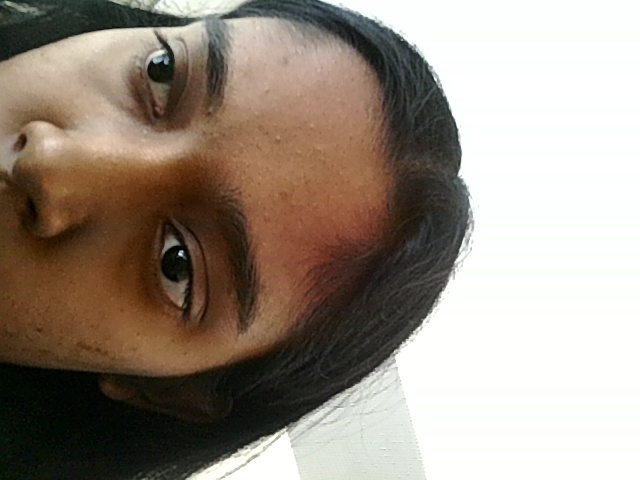
#> input picture photos/20000101_001_080949.jpg, 640 x 480 px, found by its file name; its folder holds only this picture in this run
$ python vintage_filter.py photos/20000101_001_080949.jpg
#> lines starting #> are read from the running program, lines starting #| are printed output that depends on the picture
import cv2
import numpy as np
import os

PHOTO_DIR = "photos"
VINTAGE_DIR = "photos_vintage"

if not os.path.exists(VINTAGE_DIR):
    os.makedirs(VINTAGE_DIR)

def apply_vintage_filter(filename):
#> called with filename = 'photos/20000101_001_080949.jpg'
    input_path = os.path.join(PHOTO_DIR, filename)

    name, ext = os.path.splitext(filename)
    new_filename = f"{name}_vintage{ext}"  # Append _vintage before extension
    output_path = os.path.join(VINTAGE_DIR, new_filename)

    image = cv2.imread(input_path)
#> image is the input picture: shape (480, 640, 3); mean B, G, R 129.7, 141.3, 153.2
    if image is None:
        print(f"Failed to load image: {input_path}")
        return False

    kernel = np.array([[0.272, 0.534, 0.131],
                       [0.349, 0.686, 0.168],
                       [0.393, 0.769, 0.189]])

    vintage_image = cv2.transform(image, kernel)
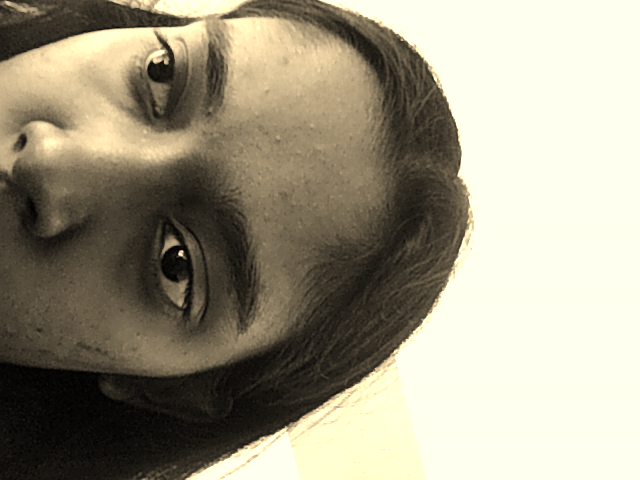
#> vintage_image: shape (480, 640, 3); mean B, G, R 130.9, 150.3, 156.9
    vintage_image = np.clip(vintage_image, 0, 255).astype('uint8')

    cv2.imwrite(output_path, vintage_image)
    print(f"Saved vintage photo: {output_path}")
    return True

if __name__ == "__main__":
    import sys
    if len(sys.argv) != 2:
        print("Usage: python vintage_filter.py <filename>")
        exit(1)
    apply_vintage_filter(sys.argv[1])

$ run again, on photos/20000101_003_081233.jpg
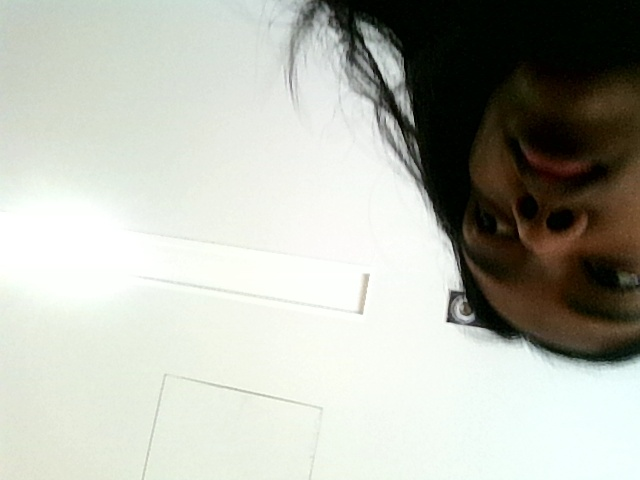
#> input picture photos/20000101_003_081233.jpg, 640 x 480 px, found by its file name
#> in apply_vintage_filter, image is the input picture: shape (480, 640, 3); mean B, G, R 174.2, 183.4, 181.1
#> in apply_vintage_filter, `vintage_image = cv2.transform(image, kernel)`:
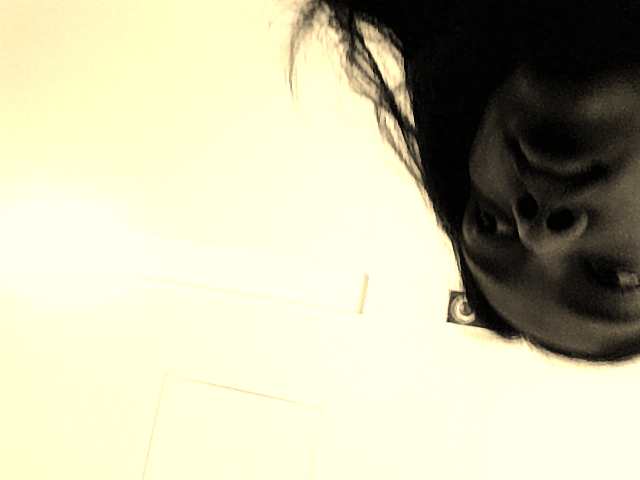
#> vintage_image: shape (480, 640, 3); mean B, G, R 169.1, 194.8, 196.6

$ run again, on photos/20000101_003_085549.jpg
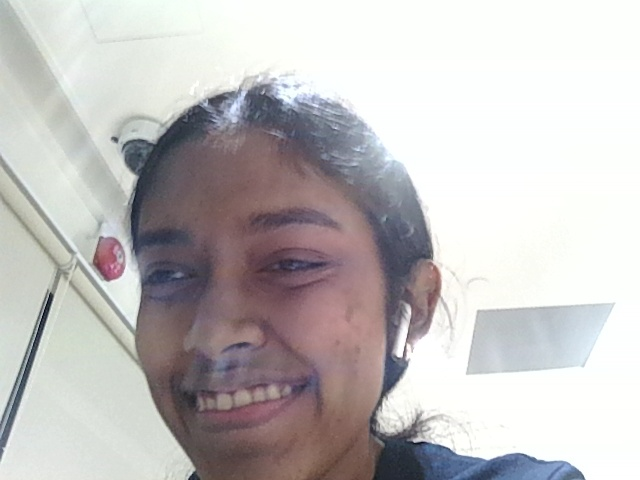
#> input picture photos/20000101_003_085549.jpg, 640 x 480 px, found by its file name
#> in apply_vintage_filter, image is the input picture: shape (480, 640, 3); mean B, G, R 191.1, 191.2, 194.5
#> in apply_vintage_filter, `vintage_image = cv2.transform(image, kernel)`:
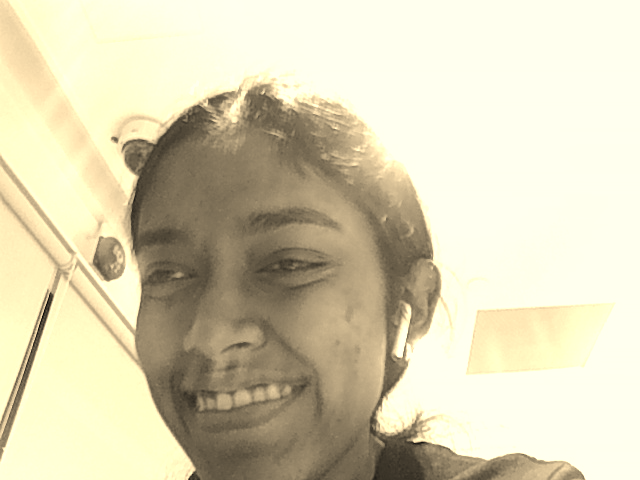
#> vintage_image: shape (480, 640, 3); mean B, G, R 179.7, 208.8, 215.9

$ run again, on photos/20000101_004_081723.jpg
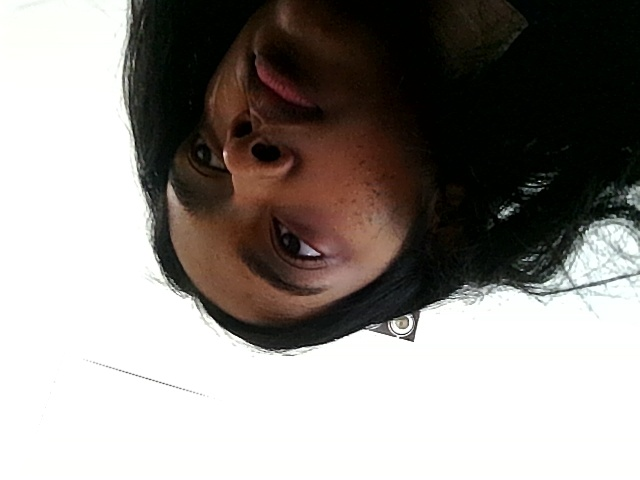
#> input picture photos/20000101_004_081723.jpg, 640 x 480 px, found by its file name
#> in apply_vintage_filter, image is the input picture: shape (480, 640, 3); mean B, G, R 137.9, 141.8, 146.5
#> in apply_vintage_filter, `vintage_image = cv2.transform(image, kernel)`:
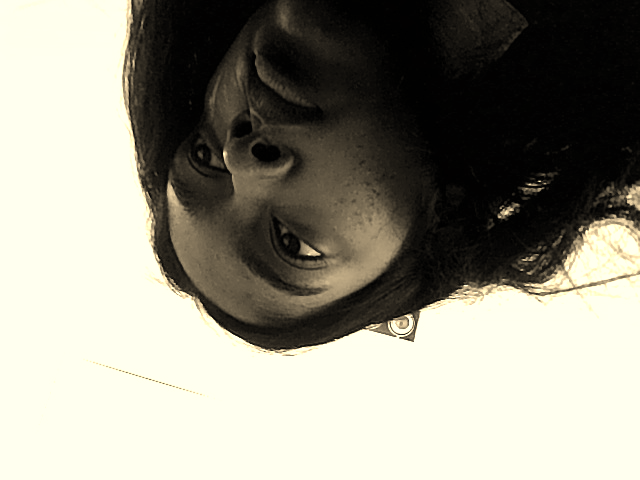
#> vintage_image: shape (480, 640, 3); mean B, G, R 132.5, 144.8, 147.1
